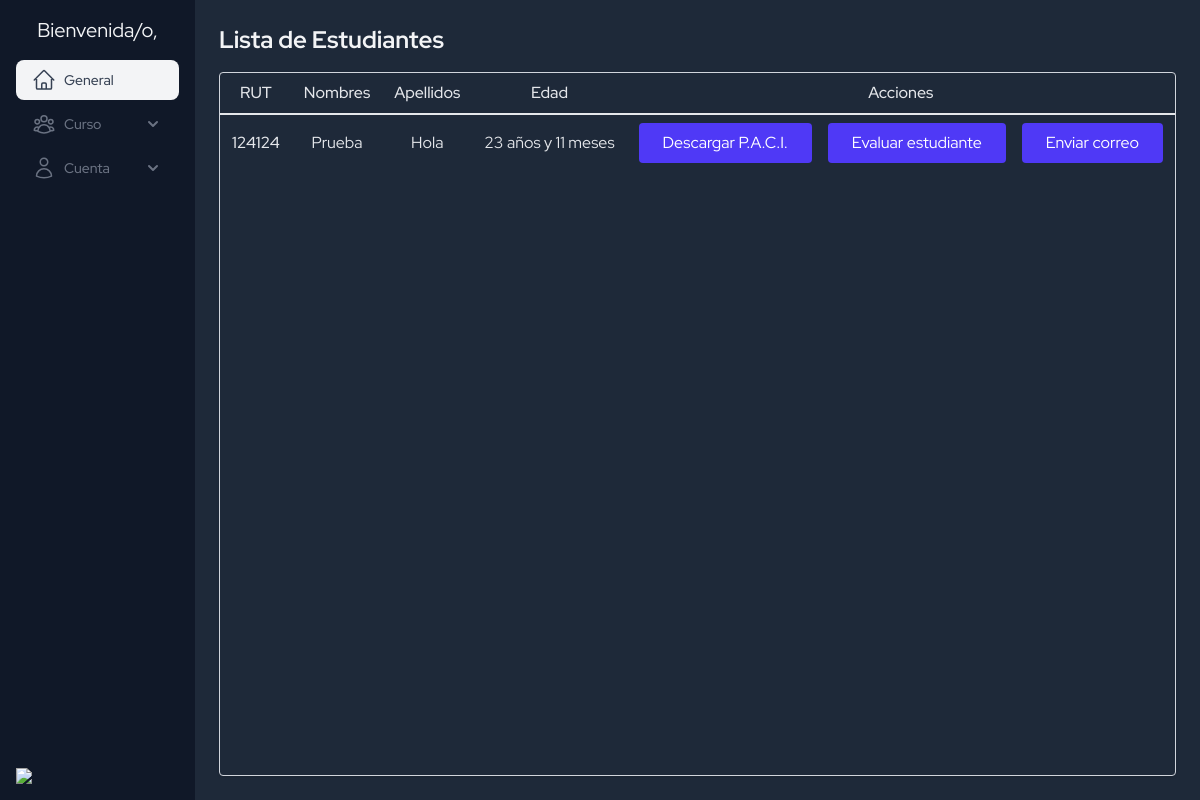
/core/estudiantes, run on an earlier commit of the app's database.
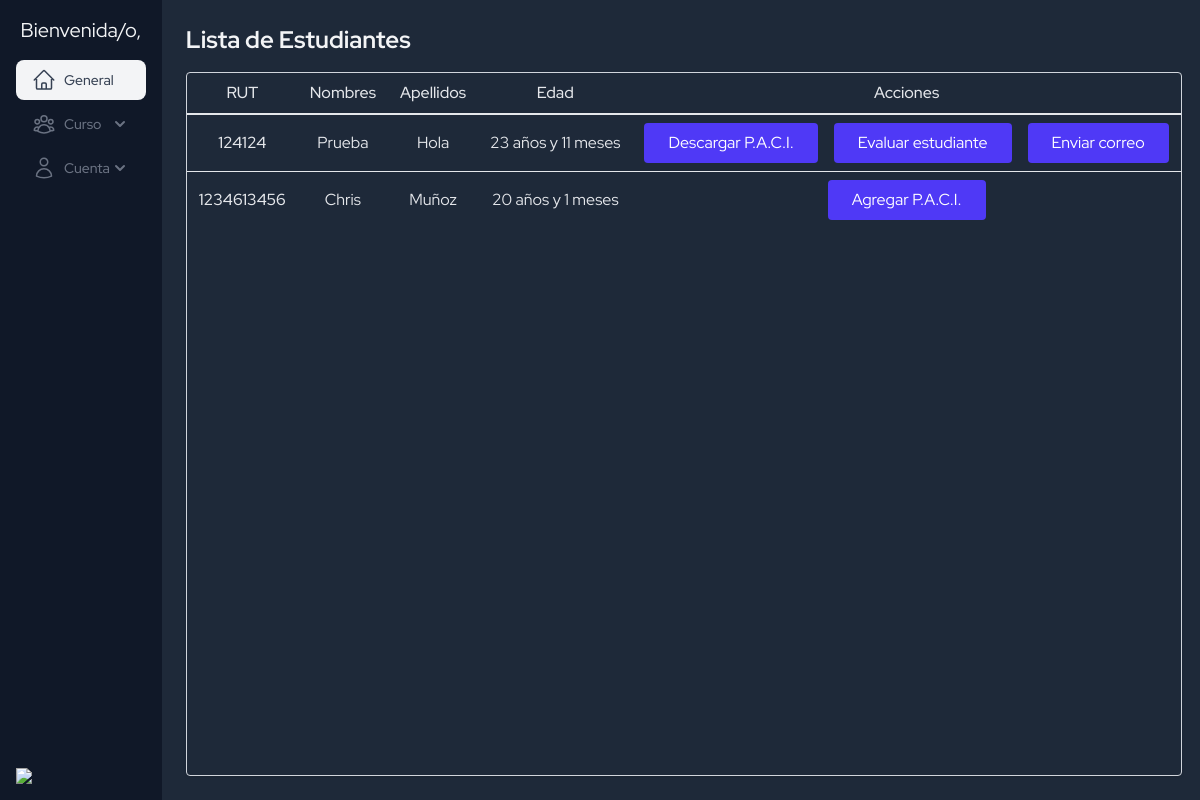
And on a later commit of the database.
### core/models.py (models this page shows, shortened)
class DateTime(models.Model):
    created_at = models.DateTimeField(auto_now_add=True)
    updated_at = models.DateTimeField(auto_now=True)
    class Meta:
        abstract = True

class Estudiante(DateTime):
    first_name = models.CharField(max_length=150)
    last_name = models.CharField(max_length=150)
    rut = models.CharField(max_length=10, unique=True)
    birth_date = models.DateField()
    bapDiag = models.CharField(max_length=40)
    address = models.CharField(max_length=40)
    commune = models.CharField(max_length=40)
    etnia = models.CharField(max_length=40, null=True, blank=True)
    parents = models.ManyToManyField(Apoderado, related_name='students', blank=True)
    curso = models.ForeignKey(Curso, on_delete=models.CASCADE, related_name='students', null=True, blank=True)
    nivel = models.CharField(max_length=10, choices=Nivel.choices, default=Nivel.BASIC)
    def get_age(self):
        from datetime import date
        today = date.today()
        age = today.year - self.birth_date.year
        month = today.month - self.birth_date.month
        if month < 0:
            age -= 1
            month += 12
        elif month == 0 and today.day < self.birth_date.day:
            age -= 1
            month = 11
        return f'{age} años y {month} meses'
    @property
    def edad(self):
        return self.get_age()

### core/views.py (the view)
# urls.py: path('estudiantes', estudiantes_view, name='estudiantes'),
def estudiantes_view(request):
    estudiantes = Estudiante.objects.all().annotate(
        tiene_paci=Exists(
            PaciAppModel.objects.filter(student=OuterRef('pk'))
        ),
        tiene_nota=Exists(
            Nota.objects.filter(estudiante=OuterRef('pk'))
        ),
    )
    context = {
        'estudiantes': estudiantes,
    }
    return render(request, 'estudiantes.html', context)

### core/templates/estudiantes.html
{% extends 'base.html'%}
{% block content %}
<h1 class="text-2xl font-bold mb-4">Lista de Estudiantes</h1>
{% if estudiantes %}
    <div class="h-full overflow-x-auto rounded border border-gray-300 shadow-sm dark:border-gray-600 dark:bg-gray-900">
        <table class="min-w-full divide-y-2 divide-gray-200 dark:divide-gray-700">
            <thead class="tr:text-left rtl:text-right">
                <tr class="*:font-medium *:text-gray-200 dark:*:text-white">
                    <th class="text-center px-3 py-2 whitespace-nowrap">RUT</th>
                    <th class="text-center px-3 py-2 whitespace-nowrap">Nombres</th>
                    <th class="text-center px-3 py-2 whitespace-nowrap">Apellidos</th>
                    <th class="text-center px-3 py-2 whitespace-nowrap">Edad</th>
                    <th class="text-center px-3 py-2 whitespace-nowrap">Acciones</th>
                </tr>
            </thead>
            <tbody class="divide-y divide-gray-200 dark:divide-gray-700">
                {% for estudiante in estudiantes %}
                <tr class="*:text-gray-200 *:first:font-medium dark:*:text-white">
                    <td class="text-center px-3 py-2 whitespace-nowrap">{{ estudiante.rut }}</td>
                    <td class="text-center px-3 py-2 whitespace-nowrap">{{ estudiante.first_name }}</td>
                    <td class="text-center px-3 py-2 whitespace-nowrap">{{ estudiante.last_name }}</td>
                    <td class="text-center px-3 py-2 whitespace-nowrap">{{ estudiante.edad }}</td>
                    <td class="flex gap-4 justify-center px-3 py-2 whitespace-nowrap">
                        {% if estudiante.tiene_paci %}
                            <a class="inline-block rounded-sm bg-indigo-600 px-6 py-2 text-white hover:bg-indigo-300" href="{% url 'paciApp:pdf_paci' estudiante.id %}">
                                Descargar P.A.C.I.
                            </a>
                            {% if estudiante.tiene_instrumento %}
                                <a class="inline-block rounded-sm bg-indigo-600 px-6 py-2 text-white hover:bg-indigo-700" href="{% url 'instrumentosApp:evaluar' estudiante.id %}">
                                    Ver Instrumento de evaluación
                                </a>
                            {% else %}
                            {% if estudiante.tiene_nota %}
                            <a class="inline-block rounded-sm bg-indigo-600 px-6 py-2 text-white hover:bg-indigo-500" href="{% url 'instrumentosApp:notas' estudiante.id %}">
                                    Ver notas
                                </a>
                            {% else %}
                                <a class="inline-block rounded-sm bg-indigo-600 px-6 py-2 text-white hover:bg-indigo-500" href="{% url 'instrumentosApp:instrumentos_list' estudiante.id %}">
                                    Evaluar estudiante
                                </a>
                            {% endif %}
                                <a class="inline-block rounded-sm bg-indigo-600 px-6 py-2 text-white hover:bg-indigo-500" href="{% url 'coreApp:send_mail' estudiante.id %}">
                                    Enviar correo
                                </a>
                            {% endif %}
                        {% else %}
                            <a class="inline-block rounded-sm bg-indigo-600 px-6 py-2 text-white hover:bg-indigo-700" href="{% url 'paciApp:paci_list' estudiante.id %}">
                                Agregar P.A.C.I.
                            </a>
                        {% endif %}
                    </td>
                </tr>
                {% endfor %}
            </tbody>
        </table>
    </div>
{% else %}
    <p>No hay estudiantes registrados.</p>
{% endif %}
{% endblock %}

What changed in the data, as far as the page shows it:
added Estudiante: rut "1234613456", first_name "Chris", last_name "Muñoz", edad "20 años y 1 meses", shows "Agregar P.A.C.I."
